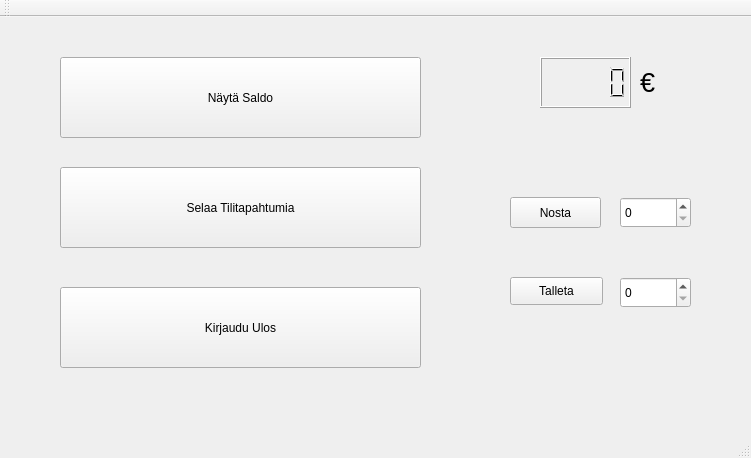
<?xml version="1.0" encoding="UTF-8"?>
<ui version="4.0">
 <class>MainWindow</class>
 <widget class="QMainWindow" name="MainWindow">
  <property name="geometry">
   <rect>
    <x>0</x>
    <y>0</y>
    <width>751</width>
    <height>458</height>
   </rect>
  </property>
  <property name="windowTitle">
   <string>BankSimul</string>
  </property>
  <widget class="QWidget" name="centralWidget">
   <widget class="QPushButton" name="pushButton_saldo">
    <property name="geometry">
     <rect>
      <x>60</x>
      <y>40</y>
      <width>361</width>
      <height>81</height>
     </rect>
    </property>
    <property name="text">
     <string>Näytä Saldo</string>
    </property>
   </widget>
   <widget class="QPushButton" name="pushButton_tapahtumat">
    <property name="geometry">
     <rect>
      <x>60</x>
      <y>150</y>
      <width>361</width>
      <height>81</height>
     </rect>
    </property>
    <property name="text">
     <string>Selaa Tilitapahtumia</string>
    </property>
   </widget>
   <widget class="QPushButton" name="pushButton_ulos">
    <property name="geometry">
     <rect>
      <x>60</x>
      <y>270</y>
      <width>361</width>
      <height>81</height>
     </rect>
    </property>
    <property name="text">
     <string>Kirjaudu Ulos</string>
    </property>
   </widget>
   <widget class="QPushButton" name="pushButton_nosta">
    <property name="geometry">
     <rect>
      <x>510</x>
      <y>180</y>
      <width>91</width>
      <height>31</height>
     </rect>
    </property>
    <property name="text">
     <string>Nosta</string>
    </property>
   </widget>
   <widget class="QLabel" name="label_euro">
    <property name="geometry">
     <rect>
      <x>640</x>
      <y>40</y>
      <width>121</width>
      <height>51</height>
     </rect>
    </property>
    <property name="font">
     <font>
      <pointsize>20</pointsize>
     </font>
    </property>
    <property name="text">
     <string>€</string>
    </property>
   </widget>
   <widget class="QLCDNumber" name="lcdNumber">
    <property name="geometry">
     <rect>
      <x>540</x>
      <y>40</y>
      <width>91</width>
      <height>51</height>
     </rect>
    </property>
    <property name="font">
     <font>
      <pointsize>12</pointsize>
      <weight>75</weight>
      <bold>true</bold>
     </font>
    </property>
   </widget>
   <widget class="QPushButton" name="pushButton_talleta">
    <property name="geometry">
     <rect>
      <x>510</x>
      <y>260</y>
      <width>93</width>
      <height>28</height>
     </rect>
    </property>
    <property name="text">
     <string>Talleta</string>
    </property>
   </widget>
   <widget class="QSpinBox" name="spinBox_talleta">
    <property name="geometry">
     <rect>
      <x>620</x>
      <y>260</y>
      <width>71</width>
      <height>31</height>
     </rect>
    </property>
    <property name="minimum">
     <number>0</number>
    </property>
    <property name="maximum">
     <number>1000</number>
    </property>
    <property name="singleStep">
     <number>1</number>
    </property>
    <property name="value">
     <number>0</number>
    </property>
   </widget>
   <widget class="QSpinBox" name="spinBox_nosta">
    <property name="geometry">
     <rect>
      <x>620</x>
      <y>180</y>
      <width>71</width>
      <height>31</height>
     </rect>
    </property>
    <property name="minimum">
     <number>0</number>
    </property>
    <property name="maximum">
     <number>1000</number>
    </property>
    <property name="singleStep">
     <number>1</number>
    </property>
    <property name="value">
     <number>0</number>
    </property>
   </widget>
  </widget>
  <widget class="QMenuBar" name="menuBar">
   <property name="geometry">
    <rect>
     <x>0</x>
     <y>0</y>
     <width>751</width>
     <height>26</height>
    </rect>
   </property>
  </widget>
  <widget class="QToolBar" name="mainToolBar">
   <attribute name="toolBarArea">
    <enum>TopToolBarArea</enum>
   </attribute>
   <attribute name="toolBarBreak">
    <bool>false</bool>
   </attribute>
  </widget>
  <widget class="QStatusBar" name="statusBar"/>
 </widget>
 <layoutdefault spacing="6" margin="11"/>
 <resources/>
 <connections/>
</ui>
